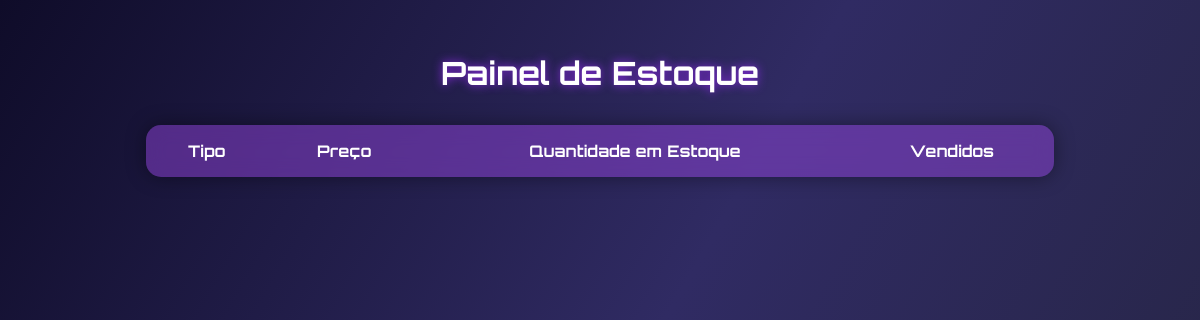
/painel, run on an earlier commit of the app's database.
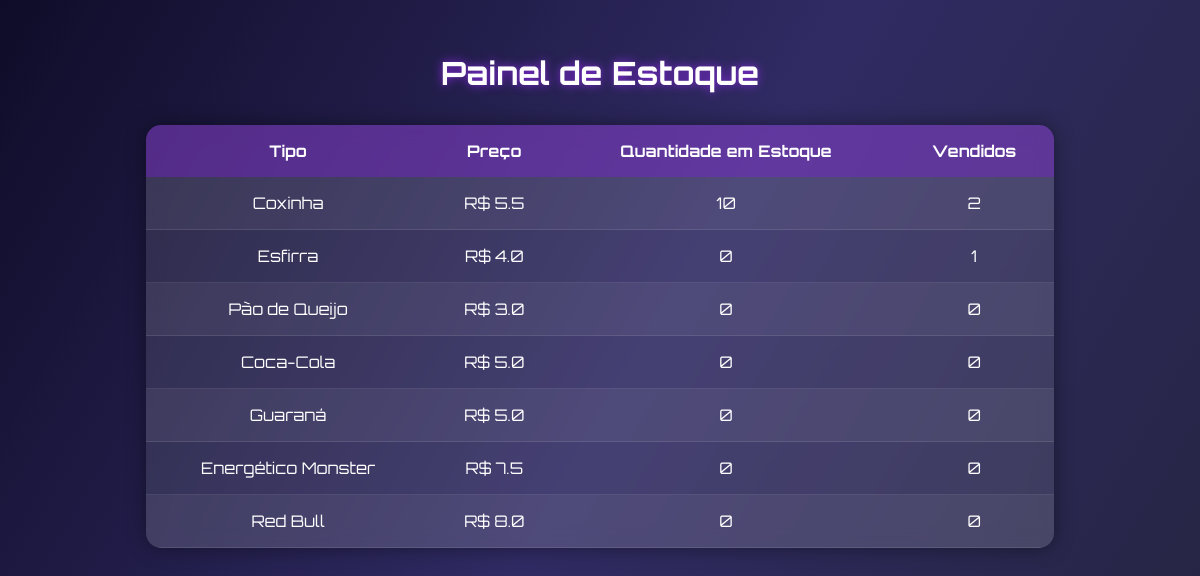
And on a later commit of the database.
### models.py (models this page shows)
class TipoProduto(db.Model):
    __tablename__ = 'tipo_produto'
    id = db.Column(db.Integer, primary_key=True, autoincrement=True)
    nome = db.Column(db.String(255), nullable=False, unique=True)
    categoria_id = db.Column(db.Integer, db.ForeignKey('categoria.id'), nullable=False)
    preco = db.Column(db.Numeric(10, 2), nullable=False)
    descricao = db.Column(db.Text)
    produtos = db.relationship('Produto', back_populates='tipo_produto', cascade="all, delete-orphan")

### routes.py (the view)
    @app.route('/painel')
    def painel():
        tipos = TipoProduto.query.all()
        dados_estoque = []
        for tipo in tipos:
            qtd_estoque = db.session.query(func.sum(Produto.quantidade)).filter_by(tipo_produto_id=tipo.id).scalar() or 0
            qtd_vendida = sum(item.quantidade for item in tipo.itens_venda)
            dados_estoque.append({
                'tipo': tipo.nome,
                'estoque': qtd_estoque,
                'vendido': qtd_vendida,
                'preco': float(tipo.preco)
            })
        return render_template('painel.html', produtos=dados_estoque)

### templates/painel.html (shortened to what this page needs)
<!DOCTYPE html>
<html lang="pt-br">
<head>
</head>
<body>
    <h1>Painel de Estoque</h1>
    <table>
        <tr>
            <th>Tipo</th>
            <th>Preço</th>
            <th>Quantidade em Estoque</th>
            <th>Vendidos</th>
        </tr>
        {% for produto in produtos %}
        <tr>
            <td>{{ produto.tipo }}</td>
            <td>R$ {{ produto.preco }}</td>
            <td>{{ produto.estoque }}</td>
            <td>{{ produto.vendido }}</td>
        </tr>
        {% endfor %}
    </table>
</body>
</html>

### templates/painel.html (style rules this page uses)
body { margin: 0; font-family: 'Orbitron', sans-serif; background: linear-gradient(120deg, #0f0c29, #302b63, #24243e); color: #fff; min-height: 100vh; display: flex; flex-direction: column; align-items: center; padding: 2rem; }
h1 { margin-bottom: 2rem; text-shadow: 0 0 10px #8a2be2; }
table { border-collapse: collapse; background: rgba(255, 255, 255, 0.1); backdrop-filter: blur(10px); border-radius: 15px; overflow: hidden; box-shadow: 0 0 20px rgba(0, 0, 0, 0.4); width: 80%; }
th, td { padding: 1rem; text-align: center; }
th { background-color: rgba(138, 43, 226, 0.4); }
tr:nth-child(even) { background-color: rgba(255, 255, 255, 0.05); }
td { border-bottom: 1px solid rgba(255, 255, 255, 0.1); }

What changed in the data, as far as the page shows it:
added TipoProduto: tipo "Coxinha", preco "5.5", estoque "10", vendido "2"
added TipoProduto: tipo "Esfirra", preco "4.0", estoque "0", vendido "1"
added TipoProduto: tipo "Pão de Queijo", preco "3.0", estoque "0", vendido "0"
added TipoProduto: tipo "Coca-Cola", preco "5.0", estoque "0", vendido "0"
added TipoProduto: tipo "Guaraná", preco "5.0", estoque "0", vendido "0"
added TipoProduto: tipo "Energético Monster", preco "7.5", estoque "0", vendido "0"
added TipoProduto: tipo "Red Bull", preco "8.0", estoque "0", vendido "0"
